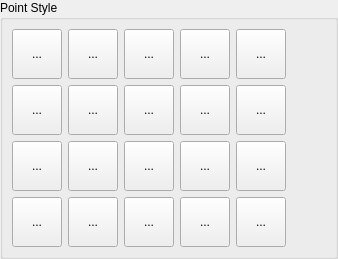
           <widget class="QGroupBox" name="gbPointStyle">
            <property name="minimumSize">
             <size>
              <width>0</width>
              <height>259</height>
             </size>
            </property>
            <property name="title">
             <string>Point Style</string>
            </property>
            <layout class="QGridLayout" name="gridLayout_13">
             <property name="leftMargin">
              <number>9</number>
             </property>
             <property name="topMargin">
              <number>9</number>
             </property>
             <property name="rightMargin">
              <number>9</number>
             </property>
             <property name="bottomMargin">
              <number>9</number>
             </property>
             <property name="horizontalSpacing">
              <number>6</number>
             </property>
             <item row="0" column="2">
              <widget class="QFrame" name="frame_2">
               <property name="minimumSize">
                <size>
                 <width>0</width>
                 <height>200</height>
                </size>
               </property>
               <property name="maximumSize">
                <size>
                 <width>300</width>
                 <height>16777215</height>
                </size>
               </property>
               <property name="styleSheet">
                <string notr="true">QToolButton::checked{
    background: palette(dark);
}</string>
               </property>
               <property name="frameShape">
                <enum>QFrame::NoFrame</enum>
               </property>
               <property name="frameShadow">
                <enum>QFrame::Raised</enum>
               </property>
               <layout class="QGridLayout" name="gridLayout_14">
                <property name="leftMargin">
                 <number>0</number>
                </property>
                <property name="topMargin">
                 <number>0</number>
                </property>
                <property name="rightMargin">
                 <number>0</number>
                </property>
                <property name="bottomMargin">
                 <number>0</number>
                </property>
                <item row="0" column="0">
                 <widget class="QToolButton" name="bDot">
                  <property name="enabled">
                   <bool>true</bool>
                  </property>
                  <property name="minimumSize">
                   <size>
                    <width>50</width>
                    <height>50</height>
                   </size>
                  </property>
                  <property name="text">
                   <string>...</string>
                  </property>
                  <property name="icon">
                   <iconset resource="../../../../../res/icons/icons.qrc">
                    <normaloff>:/icons/point_dot.svg</normaloff>:/icons/point_dot.svg</iconset>
                  </property>
                  <property name="iconSize">
                   <size>
                    <width>40</width>
                    <height>40</height>
                   </size>
                  </property>
                  <property name="checkable">
                   <bool>true</bool>
                  </property>
                  <property name="autoExclusive">
                   <bool>true</bool>
                  </property>
                  <property name="popupMode">
                   <enum>QToolButton::InstantPopup</enum>
                  </property>
                  <property name="autoRaise">
                   <bool>false</bool>
                  </property>
                  <property name="arrowType">
                   <enum>Qt::NoArrow</enum>
                  </property>
                 </widget>
                </item>
                <item row="0" column="1">
                 <widget class="QToolButton" name="bBlank">
                  <property name="enabled">
                   <bool>true</bool>
                  </property>
                  <property name="minimumSize">
                   <size>
                    <width>50</width>
                    <height>50</height>
                   </size>
                  </property>
                  <property name="focusPolicy">
                   <enum>Qt::TabFocus</enum>
                  </property>
                  <property name="text">
                   <string>...</string>
                  </property>
                  <property name="icon">
                   <iconset resource="../../../../../res/icons/icons.qrc">
                    <normaloff>:/icons/point_blank.svg</normaloff>:/icons/point_blank.svg</iconset>
                  </property>
                  <property name="iconSize">
                   <size>
                    <width>40</width>
                    <height>40</height>
                   </size>
                  </property>
                  <property name="checkable">
                   <bool>true</bool>
                  </property>
                  <property name="autoExclusive">
                   <bool>true</bool>
                  </property>
                 </widget>
                </item>
                <item row="0" column="2">
                 <widget class="QToolButton" name="bPlus">
                  <property name="enabled">
                   <bool>true</bool>
                  </property>
                  <property name="minimumSize">
                   <size>
                    <width>50</width>
                    <height>50</height>
                   </size>
                  </property>
                  <property name="text">
                   <string>...</string>
                  </property>
                  <property name="icon">
                   <iconset resource="../../../../../res/icons/icons.qrc">
                    <normaloff>:/icons/point_plus.svg</normaloff>:/icons/point_plus.svg</iconset>
                  </property>
                  <property name="iconSize">
                   <size>
                    <width>40</width>
                    <height>40</height>
                   </size>
                  </property>
                  <property name="checkable">
                   <bool>true</bool>
                  </property>
                  <property name="autoExclusive">
                   <bool>true</bool>
                  </property>
                  <property name="popupMode">
                   <enum>QToolButton::DelayedPopup</enum>
                  </property>
                  <property name="autoRaise">
                   <bool>false</bool>
                  </property>
                  <property name="arrowType">
                   <enum>Qt::NoArrow</enum>
                  </property>
                 </widget>
                </item>
                <item row="0" column="3">
                 <widget class="QToolButton" name="bCross">
                  <property name="enabled">
                   <bool>true</bool>
                  </property>
                  <property name="minimumSize">
                   <size>
                    <width>50</width>
                    <height>50</height>
                   </size>
                  </property>
                  <property name="text">
                   <string>...</string>
                  </property>
                  <property name="icon">
                   <iconset resource="../../../../../res/icons/icons.qrc">
                    <normaloff>:/icons/point_cross.svg</normaloff>:/icons/point_cross.svg</iconset>
                  </property>
                  <property name="iconSize">
                   <size>
                    <width>40</width>
                    <height>40</height>
                   </size>
                  </property>
                  <property name="checkable">
                   <bool>true</bool>
                  </property>
                  <property name="autoExclusive">
                   <bool>true</bool>
                  </property>
                  <property name="popupMode">
                   <enum>QToolButton::InstantPopup</enum>
                  </property>
                  <property name="autoRaise">
                   <bool>false</bool>
                  </property>
                  <property name="arrowType">
                   <enum>Qt::NoArrow</enum>
                  </property>
                 </widget>
                </item>
                <item row="0" column="4">
                 <widget class="QToolButton" name="bTick">
                  <property name="enabled">
                   <bool>true</bool>
                  </property>
                  <property name="minimumSize">
                   <size>
                    <width>50</width>
                    <height>50</height>
                   </size>
                  </property>
                  <property name="text">
                   <string>...</string>
                  </property>
                  <property name="icon">
                   <iconset resource="../../../../../res/icons/icons.qrc">
                    <normaloff>:/icons/point_tick.svg</normaloff>:/icons/point_tick.svg</iconset>
                  </property>
                  <property name="iconSize">
                   <size>
                    <width>40</width>
                    <height>40</height>
                   </size>
                  </property>
                  <property name="checkable">
                   <bool>true</bool>
                  </property>
                  <property name="autoExclusive">
                   <bool>true</bool>
                  </property>
                  <property name="popupMode">
                   <enum>QToolButton::DelayedPopup</enum>
                  </property>
                  <property name="autoRaise">
                   <bool>false</bool>
                  </property>
                  <property name="arrowType">
                   <enum>Qt::NoArrow</enum>
                  </property>
                 </widget>
                </item>
                <item row="1" column="0">
                 <widget class="QToolButton" name="bDotCircle">
                  <property name="enabled">
                   <bool>true</bool>
                  </property>
                  <property name="minimumSize">
                   <size>
                    <width>50</width>
                    <height>50</height>
                   </size>
                  </property>
                  <property name="text">
                   <string>...</string>
                  </property>
                  <property name="icon">
                   <iconset resource="../../../../../res/icons/icons.qrc">
                    <normaloff>:/icons/point_dot_circle.svg</normaloff>:/icons/point_dot_circle.svg</iconset>
                  </property>
                  <property name="iconSize">
                   <size>
                    <width>40</width>
                    <height>40</height>
                   </size>
                  </property>
                  <property name="checkable">
                   <bool>true</bool>
                  </property>
                  <property name="autoExclusive">
                   <bool>true</bool>
                  </property>
                  <property name="popupMode">
                   <enum>QToolButton::InstantPopup</enum>
                  </property>
                  <property name="autoRaise">
                   <bool>false</bool>
                  </property>
                  <property name="arrowType">
                   <enum>Qt::NoArrow</enum>
                  </property>
                 </widget>
                </item>
                <item row="1" column="1">
                 <widget class="QToolButton" name="bBlankCircle">
                  <property name="enabled">
                   <bool>true</bool>
                  </property>
                  <property name="minimumSize">
                   <size>
                    <width>50</width>
                    <height>50</height>
                   </size>
                  </property>
                  <property name="text">
                   <string>...</string>
                  </property>
                  <property name="icon">
                   <iconset resource="../../../../../res/icons/icons.qrc">
                    <normaloff>:/icons/point_blank_circle.svg</normaloff>:/icons/point_blank_circle.svg</iconset>
                  </property>
                  <property name="iconSize">
                   <size>
                    <width>40</width>
                    <height>40</height>
                   </size>
                  </property>
                  <property name="checkable">
                   <bool>true</bool>
                  </property>
                  <property name="autoExclusive">
                   <bool>true</bool>
                  </property>
                  <property name="popupMode">
                   <enum>QToolButton::InstantPopup</enum>
                  </property>
                  <property name="autoRaise">
                   <bool>false</bool>
                  </property>
                  <property name="arrowType">
                   <enum>Qt::NoArrow</enum>
                  </property>
                 </widget>
                </item>
                <item row="1" column="2">
                 <widget class="QToolButton" name="bPlusCircle">
                  <property name="enabled">
                   <bool>true</bool>
                  </property>
                  <property name="minimumSize">
                   <size>
                    <width>50</width>
                    <height>50</height>
                   </size>
                  </property>
                  <property name="text">
                   <string>...</string>
                  </property>
                  <property name="icon">
                   <iconset resource="../../../../../res/icons/icons.qrc">
                    <normaloff>:/icons/point_plus_circle.svg</normaloff>:/icons/point_plus_circle.svg</iconset>
                  </property>
                  <property name="iconSize">
                   <size>
                    <width>40</width>
                    <height>40</height>
                   </size>
                  </property>
                  <property name="checkable">
                   <bool>true</bool>
                  </property>
                  <property name="autoExclusive">
                   <bool>true</bool>
                  </property>
                  <property name="popupMode">
                   <enum>QToolButton::InstantPopup</enum>
                  </property>
                  <property name="autoRaise">
                   <bool>false</bool>
                  </property>
                  <property name="arrowType">
                   <enum>Qt::NoArrow</enum>
                  </property>
                 </widget>
                </item>
                <item row="1" column="3">
                 <widget class="QToolButton" name="bCrossCircle">
                  <property name="enabled">
                   <bool>true</bool>
                  </property>
                  <property name="minimumSize">
                   <size>
                    <width>50</width>
                    <height>50</height>
                   </size>
                  </property>
                  <property name="text">
                   <string>...</string>
                  </property>
                  <property name="icon">
                   <iconset resource="../../../../../res/icons/icons.qrc">
                    <normaloff>:/icons/point_cross_circle.svg</normaloff>:/icons/point_cross_circle.svg</iconset>
                  </property>
                  <property name="iconSize">
                   <size>
                    <width>40</width>
                    <height>40</height>
                   </size>
                  </property>
                  <property name="checkable">
                   <bool>true</bool>
                  </property>
                  <property name="autoExclusive">
                   <bool>true</bool>
                  </property>
                  <property name="popupMode">
                   <enum>QToolButton::InstantPopup</enum>
                  </property>
                  <property name="autoRaise">
                   <bool>false</bool>
                  </property>
                  <property name="arrowType">
                   <enum>Qt::NoArrow</enum>
                  </property>
                 </widget>
                </item>
                <item row="1" column="4">
                 <widget class="QToolButton" name="bTickCircle">
                  <property name="enabled">
                   <bool>true</bool>
                  </property>
                  <property name="minimumSize">
                   <size>
                    <width>50</width>
                    <height>50</height>
                   </size>
                  </property>
                  <property name="text">
                   <string>...</string>
                  </property>
                  <property name="icon">
                   <iconset resource="../../../../../res/icons/icons.qrc">
                    <normaloff>:/icons/point_tick_circle.svg</normaloff>:/icons/point_tick_circle.svg</iconset>
                  </property>
                  <property name="iconSize">
                   <size>
                    <width>40</width>
                    <height>40</height>
                   </size>
                  </property>
                  <property name="checkable">
                   <bool>true</bool>
                  </property>
                  <property name="autoExclusive">
                   <bool>true</bool>
                  </property>
                  <property name="popupMode">
                   <enum>QToolButton::InstantPopup</enum>
                  </property>
                  <property name="autoRaise">
                   <bool>false</bool>
                  </property>
                  <property name="arrowType">
                   <enum>Qt::NoArrow</enum>
                  </property>
                 </widget>
                </item>
                <item row="2" column="0">
                 <widget class="QToolButton" name="bDotSquare">
                  <property name="enabled">
                   <bool>true</bool>
                  </property>
                  <property name="minimumSize">
                   <size>
                    <width>50</width>
                    <height>50</height>
                   </size>
                  </property>
                  <property name="text">
                   <string>...</string>
                  </property>
                  <property name="icon">
                   <iconset resource="../../../../../res/icons/icons.qrc">
                    <normaloff>:/icons/point_dot_square.svg</normaloff>:/icons/point_dot_square.svg</iconset>
                  </property>
                  <property name="iconSize">
                   <size>
                    <width>40</width>
                    <height>40</height>
                   </size>
                  </property>
                  <property name="checkable">
                   <bool>true</bool>
                  </property>
                  <property name="autoExclusive">
                   <bool>true</bool>
                  </property>
                  <property name="popupMode">
                   <enum>QToolButton::InstantPopup</enum>
                  </property>
                  <property name="autoRaise">
                   <bool>false</bool>
                  </property>
                  <property name="arrowType">
                   <enum>Qt::NoArrow</enum>
                  </property>
                 </widget>
                </item>
                <item row="2" column="1">
                 <widget class="QToolButton" name="bBlankSquare">
                  <property name="enabled">
                   <bool>true</bool>
                  </property>
                  <property name="minimumSize">
                   <size>
                    <width>50</width>
                    <height>50</height>
                   </size>
                  </property>
                  <property name="text">
                   <string>...</string>
                  </property>
                  <property name="icon">
                   <iconset resource="../../../../../res/icons/icons.qrc">
                    <normaloff>:/icons/point_blank_square.svg</normaloff>:/icons/point_blank_square.svg</iconset>
                  </property>
                  <property name="iconSize">
                   <size>
                    <width>40</width>
                    <height>40</height>
                   </size>
                  </property>
                  <property name="checkable">
                   <bool>true</bool>
                  </property>
                  <property name="autoExclusive">
                   <bool>true</bool>
                  </property>
                  <property name="popupMode">
                   <enum>QToolButton::InstantPopup</enum>
                  </property>
                  <property name="autoRaise">
                   <bool>false</bool>
                  </property>
                  <property name="arrowType">
                   <enum>Qt::NoArrow</enum>
                  </property>
                 </widget>
                </item>
                <item row="2" column="2">
                 <widget class="QToolButton" name="bPlusSquare">
                  <property name="enabled">
                   <bool>true</bool>
                  </property>
                  <property name="minimumSize">
                   <size>
                    <width>50</width>
                    <height>50</height>
                   </size>
                  </property>
                  <property name="text">
                   <string>...</string>
                  </property>
                  <property name="icon">
                   <iconset resource="../../../../../res/icons/icons.qrc">
                    <normaloff>:/icons/point_plus_square.svg</normaloff>:/icons/point_plus_square.svg</iconset>
                  </property>
                  <property name="iconSize">
                   <size>
                    <width>40</width>
                    <height>40</height>
                   </size>
                  </property>
                  <property name="checkable">
                   <bool>true</bool>
                  </property>
                  <property name="autoExclusive">
                   <bool>true</bool>
                  </property>
                  <property name="popupMode">
                   <enum>QToolButton::InstantPopup</enum>
                  </property>
                  <property name="autoRaise">
                   <bool>false</bool>
                  </property>
                  <property name="arrowType">
                   <enum>Qt::NoArrow</enum>
                  </property>
                 </widget>
                </item>
                <item row="2" column="3">
                 <widget class="QToolButton" name="bCrossSquare">
                  <property name="enabled">
                   <bool>true</bool>
                  </property>
                  <property name="minimumSize">
                   <size>
                    <width>50</width>
                    <height>50</height>
                   </size>
                  </property>
                  <property name="text">
                   <string>...</string>
                  </property>
                  <property name="icon">
                   <iconset resource="../../../../../res/icons/icons.qrc">
                    <normaloff>:/icons/point_cross_square.svg</normaloff>:/icons/point_cross_square.svg</iconset>
                  </property>
                  <property name="iconSize">
                   <size>
                    <width>40</width>
                    <height>40</height>
                   </size>
                  </property>
                  <property name="checkable">
                   <bool>true</bool>
                  </property>
                  <property name="autoExclusive">
                   <bool>true</bool>
                  </property>
                  <property name="popupMode">
                   <enum>QToolButton::InstantPopup</enum>
                  </property>
                  <property name="autoRaise">
                   <bool>false</bool>
                  </property>
                  <property name="arrowType">
                   <enum>Qt::NoArrow</enum>
                  </property>
                 </widget>
                </item>
                <item row="2" column="4">
                 <widget class="QToolButton" name="bTickSquare">
                  <property name="enabled">
                   <bool>true</bool>
                  </property>
                  <property name="minimumSize">
                   <size>
                    <width>50</width>
                    <height>50</height>
                   </size>
                  </property>
                  <property name="text">
                   <string>...</string>
                  </property>
                  <property name="icon">
                   <iconset resource="../../../../../res/icons/icons.qrc">
                    <normaloff>:/icons/point_tick_square.svg</normaloff>:/icons/point_tick_square.svg</iconset>
                  </property>
                  <property name="iconSize">
                   <size>
                    <width>40</width>
                    <height>40</height>
                   </size>
                  </property>
                  <property name="checkable">
                   <bool>true</bool>
                  </property>
                  <property name="autoExclusive">
                   <bool>true</bool>
                  </property>
                  <property name="popupMode">
                   <enum>QToolButton::InstantPopup</enum>
                  </property>
                  <property name="autoRaise">
                   <bool>false</bool>
                  </property>
                  <property name="arrowType">
                   <enum>Qt::NoArrow</enum>
                  </property>
                 </widget>
                </item>
                <item row="3" column="0">
                 <widget class="QToolButton" name="bDotCircleSquare">
                  <property name="enabled">
                   <bool>true</bool>
                  </property>
                  <property name="minimumSize">
                   <size>
                    <width>50</width>
                    <height>50</height>
                   </size>
                  </property>
                  <property name="text">
                   <string>...</string>
                  </property>
                  <property name="icon">
                   <iconset resource="../../../../../res/icons/icons.qrc">
                    <normaloff>:/icons/point_dot_circle_square.svg</normaloff>:/icons/point_dot_circle_square.svg</iconset>
                  </property>
                  <property name="iconSize">
                   <size>
                    <width>40</width>
                    <height>40</height>
                   </size>
                  </property>
                  <property name="checkable">
                   <bool>true</bool>
                  </property>
                  <property name="autoExclusive">
                   <bool>true</bool>
                  </property>
                  <property name="popupMode">
                   <enum>QToolButton::InstantPopup</enum>
                  </property>
                  <property name="autoRaise">
                   <bool>false</bool>
                  </property>
                  <property name="arrowType">
                   <enum>Qt::NoArrow</enum>
                  </property>
                 </widget>
                </item>
                <item row="3" column="1">
                 <widget class="QToolButton" name="bBlankCircleSquare">
                  <property name="enabled">
                   <bool>true</bool>
                  </property>
                  <property name="minimumSize">
                   <size>
                    <width>50</width>
                    <height>50</height>
                   </size>
                  </property>
                  <property name="text">
                   <string>...</string>
                  </property>
                  <property name="icon">
                   <iconset resource="../../../../../res/icons/icons.qrc">
                    <normaloff>:/icons/point_blank_circle_square.svg</normaloff>:/icons/point_blank_circle_square.svg</iconset>
                  </property>
                  <property name="iconSize">
                   <size>
                    <width>40</width>
                    <height>40</height>
                   </size>
                  </property>
                  <property name="checkable">
                   <bool>true</bool>
                  </property>
                  <property name="autoExclusive">
                   <bool>true</bool>
                  </property>
                  <property name="popupMode">
                   <enum>QToolButton::InstantPopup</enum>
                  </property>
                  <property name="autoRaise">
                   <bool>false</bool>
                  </property>
                  <property name="arrowType">
                   <enum>Qt::NoArrow</enum>
                  </property>
                 </widget>
                </item>
                <item row="3" column="2">
                 <widget class="QToolButton" name="bPlusCircleSquare">
                  <property name="enabled">
                   <bool>true</bool>
                  </property>
                  <property name="minimumSize">
                   <size>
                    <width>50</width>
                    <height>50</height>
                   </size>
                  </property>
                  <property name="text">
                   <string>...</string>
                  </property>
                  <property name="icon">
                   <iconset resource="../../../../../res/icons/icons.qrc">
                    <normaloff>:/icons/point_plus_circle_square.svg</normaloff>:/icons/point_plus_circle_square.svg</iconset>
                  </property>
                  <property name="iconSize">
                   <size>
                    <width>40</width>
                    <height>40</height>
                   </size>
                  </property>
                  <property name="checkable">
                   <bool>true</bool>
                  </property>
                  <property name="autoExclusive">
                   <bool>true</bool>
                  </property>
                  <property name="popupMode">
                   <enum>QToolButton::InstantPopup</enum>
                  </property>
                  <property name="autoRaise">
                   <bool>false</bool>
                  </property>
                  <property name="arrowType">
                   <enum>Qt::NoArrow</enum>
                  </property>
                 </widget>
                </item>
                <item row="3" column="3">
                 <widget class="QToolButton" name="bCrossCircleSquare">
                  <property name="enabled">
                   <bool>true</bool>
                  </property>
                  <property name="minimumSize">
                   <size>
                    <width>50</width>
                    <height>50</height>
                   </size>
                  </property>
                  <property name="text">
                   <string>...</string>
                  </property>
                  <property name="icon">
                   <iconset resource="../../../../../res/icons/icons.qrc">
                    <normaloff>:/icons/point_cross_circle_square.svg</normaloff>:/icons/point_cross_circle_square.svg</iconset>
                  </property>
                  <property name="iconSize">
                   <size>
                    <width>40</width>
                    <height>40</height>
                   </size>
                  </property>
                  <property name="checkable">
                   <bool>true</bool>
                  </property>
                  <property name="autoExclusive">
                   <bool>true</bool>
                  </property>
                  <property name="popupMode">
                   <enum>QToolButton::InstantPopup</enum>
                  </property>
                  <property name="autoRaise">
                   <bool>false</bool>
                  </property>
                  <property name="arrowType">
                   <enum>Qt::NoArrow</enum>
                  </property>
                 </widget>
                </item>
                <item row="3" column="4">
                 <widget class="QToolButton" name="bTickCircleSquare">
                  <property name="enabled">
                   <bool>true</bool>
                  </property>
                  <property name="minimumSize">
                   <size>
                    <width>50</width>
                    <height>50</height>
                   </size>
                  </property>
                  <property name="text">
                   <string>...</string>
                  </property>
                  <property name="icon">
                   <iconset resource="../../../../../res/icons/icons.qrc">
                    <normaloff>:/icons/point_tick_circle_square.svg</normaloff>:/icons/point_tick_circle_square.svg</iconset>
                  </property>
                  <property name="iconSize">
                   <size>
                    <width>40</width>
                    <height>40</height>
                   </size>
                  </property>
                  <property name="checkable">
                   <bool>true</bool>
                  </property>
                  <property name="autoExclusive">
                   <bool>true</bool>
                  </property>
                  <property name="popupMode">
                   <enum>QToolButton::InstantPopup</enum>
                  </property>
                  <property name="autoRaise">
                   <bool>false</bool>
                  </property>
                  <property name="arrowType">
                   <enum>Qt::NoArrow</enum>
                  </property>
                 </widget>
                </item>
               </layout>
              </widget>
             </item>
             <item row="0" column="3">
              <spacer name="horizontalSpacer_6">
               <property name="orientation">
                <enum>Qt::Horizontal</enum>
               </property>
               <property name="sizeHint" stdset="0">
                <size>
                 <width>40</width>
                 <height>20</height>
                </size>
               </property>
              </spacer>
             </item>
            </layout>
           </widget>
